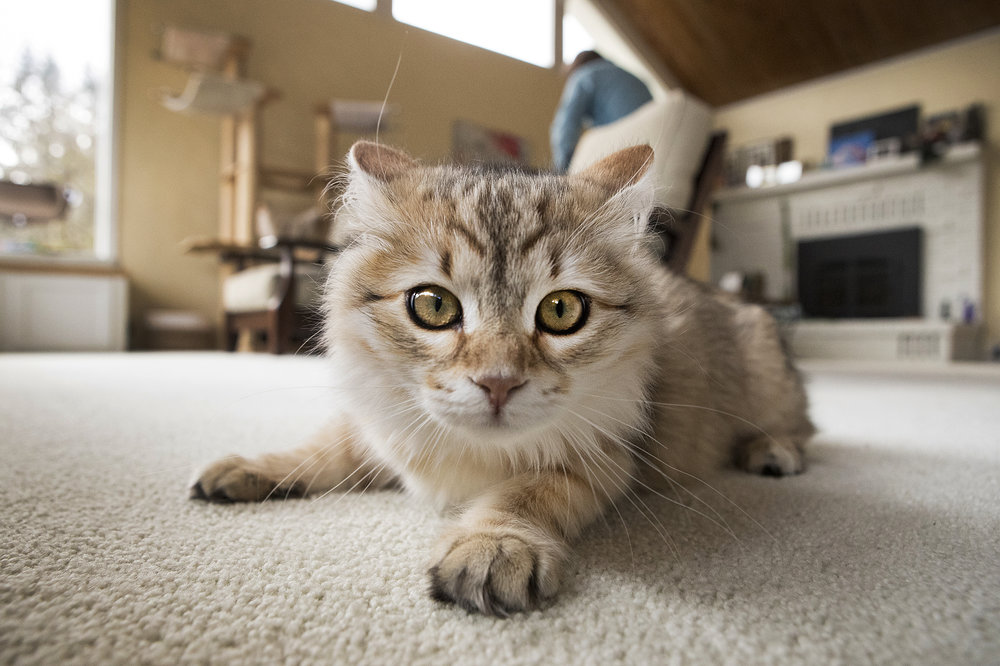
#> input picture 18-OpenCV/Photos/cat.jpg, 1000 x 666 px
$ python 6-contours.py
#> lines starting #> are read from the running program, lines starting #| are printed output that depends on the picture; after the words box and inside, x2 and y2 are one past the last pixel; in counts of white or black regions, pixels touching at a corner belong together
from cv2 import cv2 as cv
import numpy as np

img=cv.imread('Photos/cat.jpg')
#> img is the input picture: shape (666, 1000, 3); mean B, G, R 124.8, 139.9, 151.1
cv.imshow('Cat',img)

# To draw contours
blank1=np.zeros(img.shape,dtype='uint8')
# cv.imshow('Blank1',blank1)
blank2=np.zeros(img.shape,dtype='uint8')
# cv.imshow('Blank2',blank2)


gray=cv.cvtColor(img,cv.COLOR_BGR2GRAY)
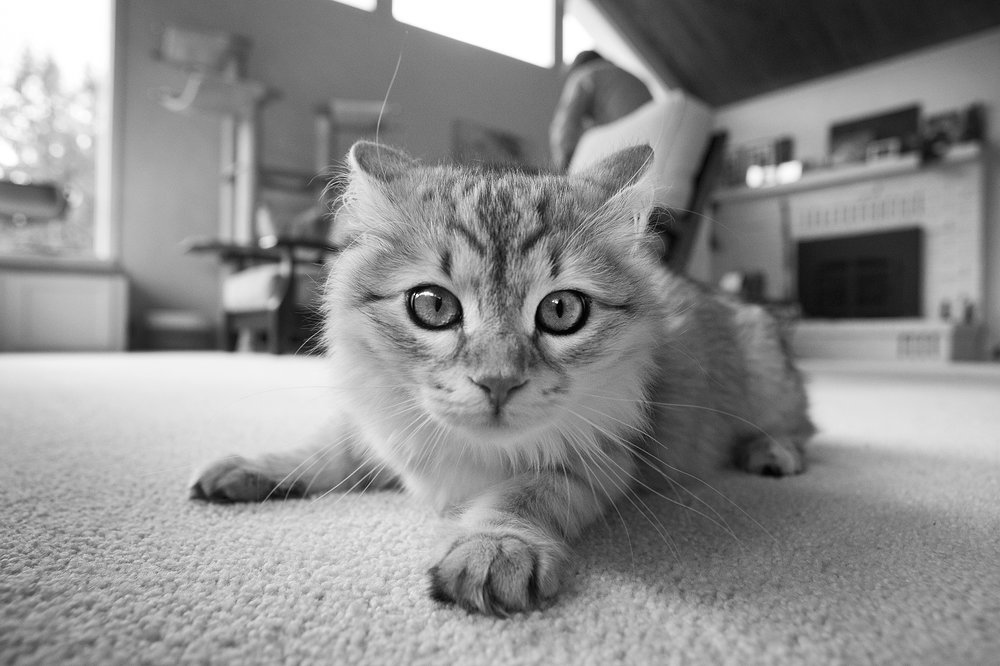
#> gray: shape (666, 1000); min 0, max 255, mean 141.5
cv.imshow('Gray',gray)

canny=cv.Canny(gray,125,125)
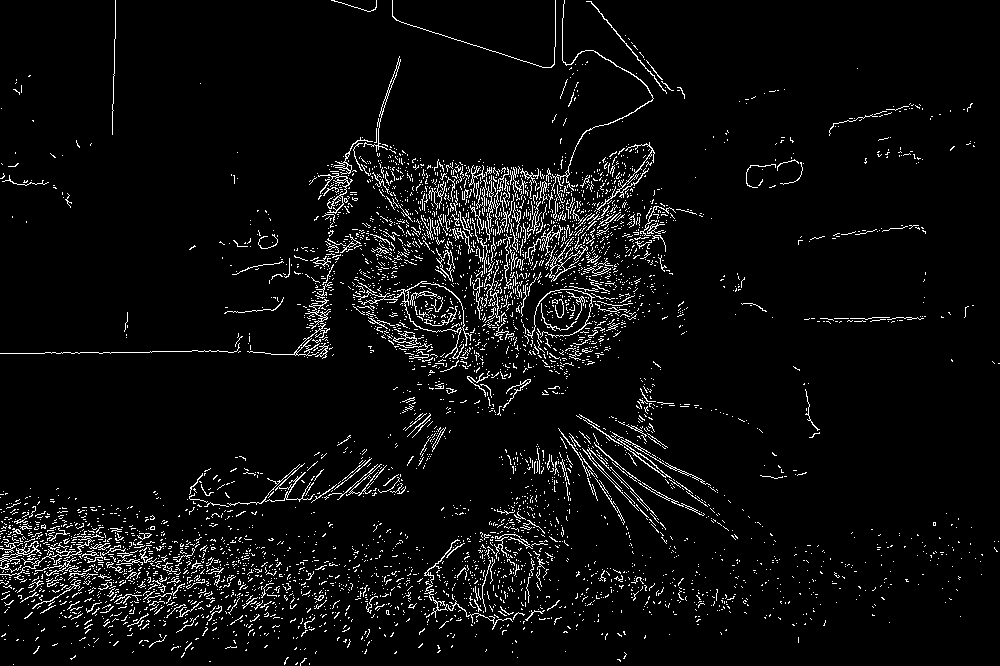
#> canny: shape (666, 1000); 4.9% white in thin lines or dots
cv.imshow('Canny Edges',canny)

contours,hierarchies=cv.findContours(canny,cv.RETR_LIST,cv.CHAIN_APPROX_NONE)
#> contours = 4963 contours, 4907 with area under 20; largest, box (x1, y1, x2, y2) and area: (549, 237, 588, 282) 220, (353, 281, 472, 359) 148, (363, 56, 401, 152) 128, (611, 432, 711, 486) 126, (551, 0, 654, 194) 113
print(f'{len(contours)} contour(s) found in canny!')
#| 4963 contour(s) found in canny!
cv.drawContours(blank1,contours,-1,(255,255,255),1)
#> blank1: shape (666, 1000, 3); 4.9% white in thin lines or dots
cv.imshow('Contours drawn for canny',blank1)


ret,thresh=cv.threshold(gray,125,255,cv.THRESH_BINARY)
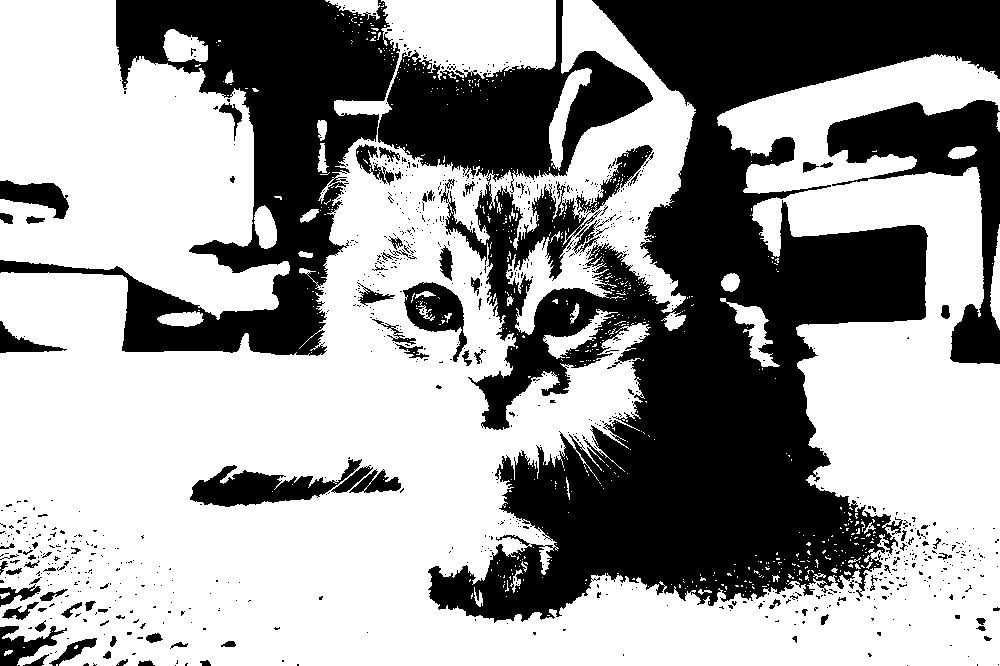
#> thresh: shape (666, 1000); 61.2% white; 906 black regions (814 under 20 px)
cv.imshow('Thresh',thresh)

contours,hierarchies=cv.findContours(thresh,cv.RETR_LIST,cv.CHAIN_APPROX_NONE)
#> contours = 2188 contours, 2025 with area under 20; largest, box (x1, y1, x2, y2) and area: (0, 0, 1000, 666) 347482, (0, 0, 290, 320) 58712, (189, 458, 363, 508) 3899, (402, 281, 468, 363) 2630, (575, 144, 654, 214) 1516
print(f'{len(contours)} contour(s) found in thresh!')
#| 2188 contour(s) found in thresh!
cv.drawContours(blank2,contours,-1,(255,255,255),1)
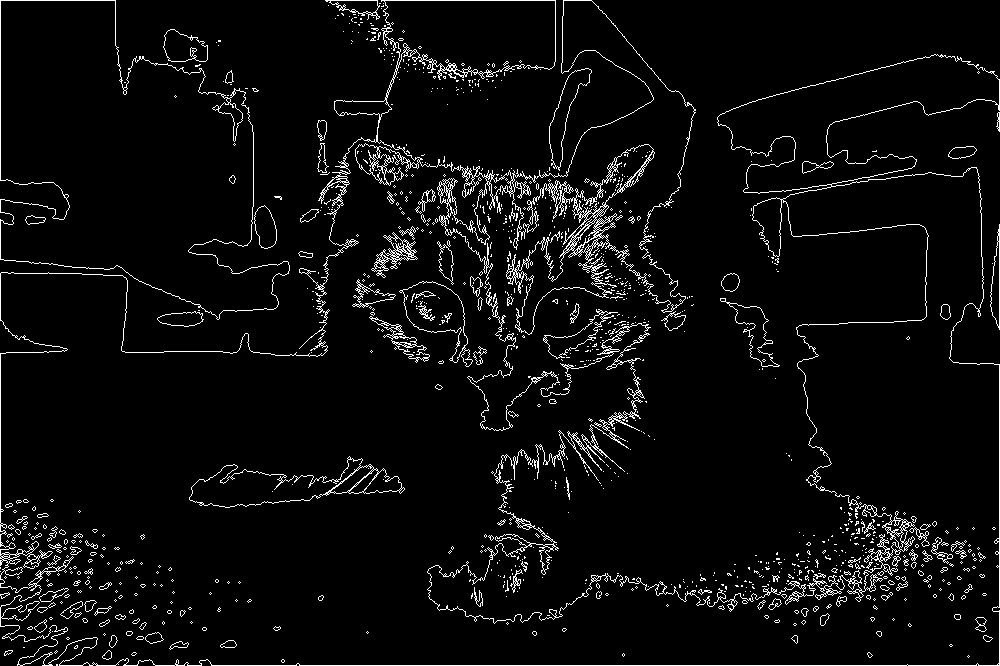
#> blank2: shape (666, 1000, 3); 4.7% white in thin lines or dots
cv.imshow('Contours drawn for thresh',blank2)

cv.waitKey(0)

$ run again, with 18-OpenCV/Photos/group.jpg copied over 18-OpenCV/Photos/cat.jpg
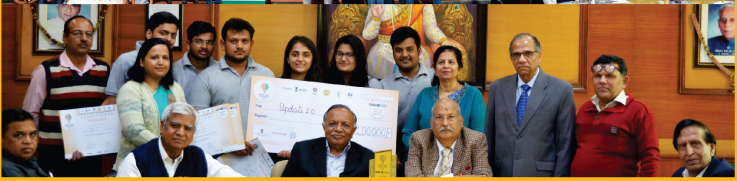
#> input picture 18-OpenCV/Photos/group.jpg, 737 x 181 px
#> img is the input picture: shape (181, 737, 3); mean B, G, R 81.7, 103.4, 130
#> `canny=cv.Canny(gray,125,125)`:
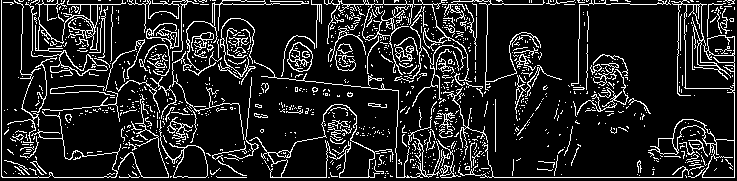
#> canny: shape (181, 737); 13.7% white in thin lines or dots
#> `contours,hierarchies=cv.findContours(canny,cv.RETR_LIST,cv.CHAIN_APPRO..`: contours = 1198 contours, 1119 with area under 20; largest, box (x1, y1, x2, y2) and area: (648, 0, 735, 178) 3723, (684, 3, 735, 91) 2372, (25, 0, 126, 76) 1036, (159, 120, 208, 178) 841, (173, 145, 208, 178) 792
#| 1198 contour(s) found in canny!
#> blank1: shape (181, 737, 3); 13.7% white in thin lines or dots
#> thresh: shape (181, 737); 40% white; 248 white regions (199 under 20 px)
#> `contours,hierarchies=cv.findContours(thresh,cv.RETR_LIST,cv.CHAIN_APPR..`: contours = 401 contours, 349 with area under 20; largest, box (x1, y1, x2, y2) and area: (0, 0, 737, 181) 48692, (267, 104, 376, 178) 3924, (362, 4, 467, 70) 2048, (159, 109, 209, 178) 2024, (117, 127, 170, 178) 1446
#| 401 contour(s) found in thresh!
#> `cv.drawContours(blank2,contours,-1,(255,255,255),1)`:
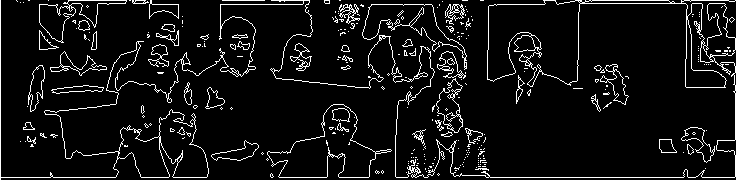
#> blank2: shape (181, 737, 3); 7.9% white in thin lines or dots
